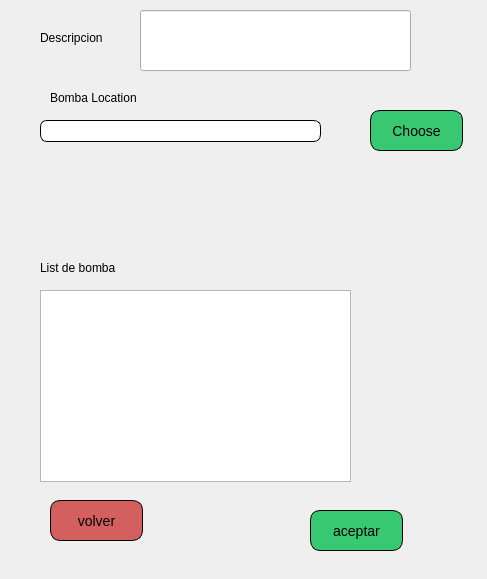
<?xml version="1.0" encoding="UTF-8"?>
<ui version="4.0">
 <class>OnlineRoutingMapperDialogBase</class>
 <widget class="QDialog" name="OnlineRoutingMapperDialogBase">
  <property name="enabled">
   <bool>true</bool>
  </property>
  <property name="geometry">
   <rect>
    <x>0</x>
    <y>0</y>
    <width>487</width>
    <height>579</height>
   </rect>
  </property>
  <property name="sizePolicy">
   <sizepolicy hsizetype="Fixed" vsizetype="Fixed">
    <horstretch>0</horstretch>
    <verstretch>0</verstretch>
   </sizepolicy>
  </property>
  <property name="windowTitle">
   <string>Online Routing Mapper</string>
  </property>
  <widget class="QLabel" name="startLlb">
   <property name="geometry">
    <rect>
     <x>50</x>
     <y>90</y>
     <width>221</width>
     <height>16</height>
    </rect>
   </property>
   <property name="text">
    <string>Bomba Location</string>
   </property>
  </widget>
  <widget class="QLineEdit" name="bombaTxt">
   <property name="enabled">
    <bool>true</bool>
   </property>
   <property name="geometry">
    <rect>
     <x>40</x>
     <y>120</y>
     <width>281</width>
     <height>22</height>
    </rect>
   </property>
   <property name="styleSheet">
    <string notr="true">border-radius:7px;
border:1px solid black</string>
   </property>
   <property name="readOnly">
    <bool>true</bool>
   </property>
  </widget>
  <widget class="QPushButton" name="startBtn">
   <property name="geometry">
    <rect>
     <x>370</x>
     <y>110</y>
     <width>93</width>
     <height>41</height>
    </rect>
   </property>
   <property name="styleSheet">
    <string notr="true">QPushButton {
font-size:14px;
background-color:#37c871;
border-radius: 10px;
border: 1px solid black;
}

QPushButton:hover {
background-color: #2CA02C;
}</string>
   </property>
   <property name="text">
    <string>Choose</string>
   </property>
  </widget>
  <widget class="QPushButton" name="volver">
   <property name="geometry">
    <rect>
     <x>50</x>
     <y>500</y>
     <width>93</width>
     <height>41</height>
    </rect>
   </property>
   <property name="styleSheet">
    <string notr="true">QPushButton {
font-size:14px;
background-color:#d35f5f;
border-radius: 10px;
border: 1px solid black;
}

QPushButton:hover {
background-color: #c83737;
}</string>
   </property>
   <property name="text">
    <string>volver</string>
   </property>
  </widget>
  <widget class="QPushButton" name="aceptar">
   <property name="geometry">
    <rect>
     <x>310</x>
     <y>510</y>
     <width>93</width>
     <height>41</height>
    </rect>
   </property>
   <property name="styleSheet">
    <string notr="true">QPushButton {
font-size:14px;
background-color:#37c871;
border-radius: 10px;
border: 1px solid black;
}

QPushButton:hover {
background-color: #2CA02C;
}</string>
   </property>
   <property name="text">
    <string>aceptar</string>
   </property>
  </widget>
  <widget class="QLabel" name="stopLbl_2">
   <property name="geometry">
    <rect>
     <x>40</x>
     <y>260</y>
     <width>221</width>
     <height>16</height>
    </rect>
   </property>
   <property name="text">
    <string>List de bomba</string>
   </property>
  </widget>
  <widget class="QTableWidget" name="tableWidget">
   <property name="geometry">
    <rect>
     <x>40</x>
     <y>290</y>
     <width>311</width>
     <height>192</height>
    </rect>
   </property>
  </widget>
  <widget class="QLabel" name="startLlb_2">
   <property name="geometry">
    <rect>
     <x>40</x>
     <y>30</y>
     <width>101</width>
     <height>16</height>
    </rect>
   </property>
   <property name="text">
    <string>Descripcion</string>
   </property>
  </widget>
  <widget class="QLineEdit" name="descripcionTxt">
   <property name="geometry">
    <rect>
     <x>140</x>
     <y>10</y>
     <width>271</width>
     <height>61</height>
    </rect>
   </property>
  </widget>
 </widget>
 <resources/>
 <connections/>
</ui>
